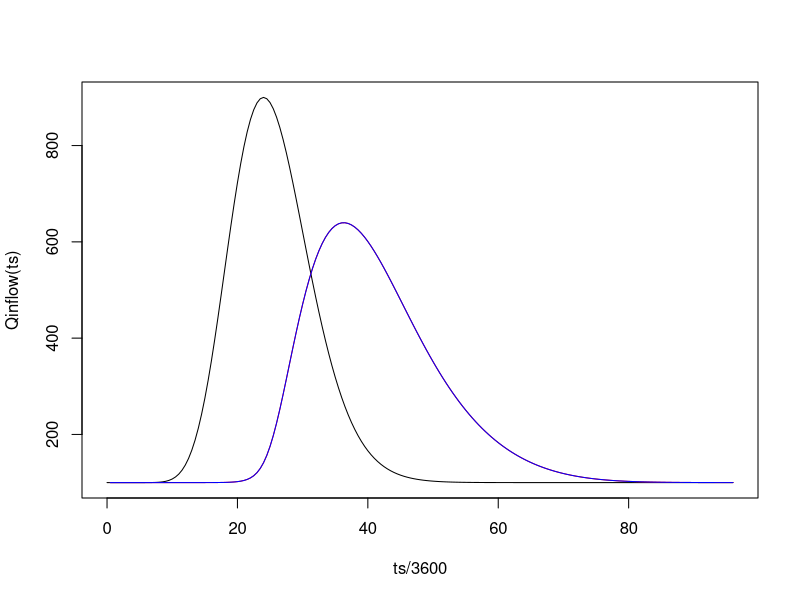

Write the R code that produced this figure.
rm(list=ls())
library(R6)

chn <- R6Class(
    "channel",
    public = list(
        S0 = NA,
        B0 = NA,
        ca = NA, ## cot a
        sa = NA, ## sin angle
        Dx = NA,
        n = NA,
        kappa = NA,
        eta = NA,
        initialize = function(S0,B0,grd,Dx,n){
            self$S0 <- S0
            self$B0 <- B0
            self$ca <- 1/grd
            self$sa <- sin(atan(grd))
            self$Dx <- Dx
            self$n <- n
        },
        update = function(Q){
            ## solve for depth
            Qy <- function(y){ (sqrt(self$S0)/n) * (Ay(y)^(5/3)) / (Py(y)^(2/3)) }
            Ay <- function(y){ (self$B0 + y*self$ca)*y }
            By <- function(y){ self$B0 + 2*y*self$ca }
            Py <- function(y){ self$B0 + 2*(y/self$sa) }
            Qy <- function(y){ (sqrt(self$S0)/self$n) * (Ay(y)^(5/3)) / (Py(y)^(2/3)) }
            cy <- function(y){ (5/3)* (sqrt(self$S0)/self$n) * (Ay(y)^(2/3)) / (Py(y)^(2/3)) *
                                   ( 1 - ( (4*Ay(y))/(5*By(y)*Py(y)*self$sa) ) )
            }
            vy <- function(y){ (sqrt(self$S0)/self$n) * (Ay(y)/Py(y))^(2/3) }
            betay <- function(y){ (5/3)*( 1 - ( (4*Ay(y))/(5*By(y)*Py(y)*self$sa) ) ) }
            fa <- function(y,a){a - Ay(y)}
            fq <- function(y,q){q - Qy(y)}

            y <- uniroot(fq,c(0,100),q=Q)$root
            if(y<0.00001){
                self$kappa <- self$eta <- 0
            }else{
                self$kappa <- self$Dx / vy(y)
                D <- Q/ (2*By(y)*self$S0)
                Ds <- 2*D / (cy(y)*Dx)                
                Ds <- Ds * (vy(y)/cy(y))
                self$eta <- 0.5*(1 - Ds)
##                self$eta <- (vy(y)/cy(y))*(0.5-Ds) ## this is wrong
            }
        }
    )
)

hru <- R6::R6Class(
               "hru",
               public = list(
                   ## states

                   s_sf = NA,
                   q_sf = NA,
                   chn = NA,
                   e_sf = NA,
                   ## initialisation
                   initialize = function(q_in,chn){
                       self$chn <- chn
                       q_out <- q_in
                       self$chn$update( q_in )
                       self$s_sf <- self$chn$kappa*(self$chn$eta*q_in + (1-self$chn$eta)*q_out)
                       self$q_sf <- q_out
                   },
                   ## evolve
                   evolve = function(q_in,Dt){
                       #browser()
                       q_out <- q_in

                       for(it in 1){
                           q_ref <- 0.5*(q_in + q_out)
                           self$chn$update(q_ref)
                           q_out <- max(0, (self$s_sf + (Dt - self$chn$kappa*self$chn$eta)*q_in) / (Dt + self$chn$kappa*(1-self$chn$eta)))
                       }
                       shat <- self$chn$kappa*(self$chn$eta*q_in + (1-self$chn$eta)*q_out)
                       stmp <- self$s_sf + Dt*(q_in - q_out)
                       self$e_sf <- shat - stmp
                       self$q_sf <- q_out
                       self$s_sf <- stmp #shat
                   }
               )
           )


## ##############################################################################
sim_time <- 96*60*60
sim_length <- 100*1000
## function to generate forcing
Qinflow <- function(tt){
    Qbase <- 100
    Qpeak <- 900
    beta <- 16
    Tp <- 24*60*60
    Qbase + (Qpeak-Qbase)*( (tt/Tp)*exp(1-(tt/Tp)) )^beta
}

## model steps
Dt <- 1800
Dx <- 2000

## generate time steps
ts <- seq(0,sim_time,by=Dt)
nx <- ceiling(sim_length / Dx)

## initial outflow storage
Qrec <- rep(NA,length(ts)) ## outflow at end of simulation reach

## make HRUs
hrus <- list()
tt <- 1
q0 <- Qinflow(ts[tt])
for(ii in 1:nx){
    hrus[[ii]] <- hru$new(q0, chn$new(0.00025,50,Inf,Dx,0.035))
}

## simulate
for(tt in 2:length(ts)){
    qq <- Qinflow(ts[tt])
    ##if(tt==3){browser()}
    for(ii in 1:nx){
        hrus[[ii]]$evolve(qq,Dt)
         if( hrus[[ii]]$s_sf < 0 ){
            print(paste(c("negative",tt,ii,hrus[[ii]]$s_sf)))
        }
        if( hrus[[ii]]$e_sf > 1e-3 ){
            print(paste(c("error",tt,ii,hrus[[ii]]$e_sf,hrus[[ii]]$s_sf,hrus[[ii]]$q_sf)))
        }
        qq <- hrus[[ii]]$q_sf
    }
    Qrec[tt] <- qq
}

#x11()
plot(ts/3600,Qinflow(ts),type="l")
lines(ts/3600,Qrec,col="red")
lines(ts/3600,Qrec,col="blue")
